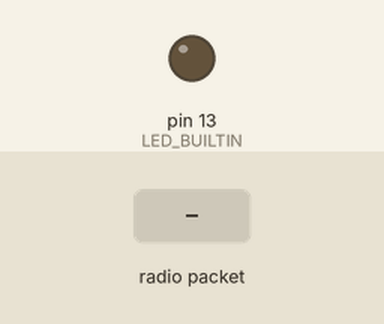
Simulated run of this sketch. Board: Arduino Uno, built with avr-gcc and run on an emulated ATmega328P. Parts: output pins drawn as LEDs (lit = HIGH). The inputs (shaded band) are chosen by the test bench. No radio packets arrive unless stated; what the sketch prints to the serial monitor is not drawn.

Above: at 1.2 s.
1.3 s: radio packet "1" arrives
At 1.55 s:
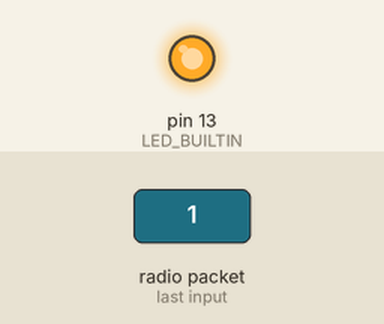
Timing chart, 0 to 4.3 s (numbered marks = the images above; inputs shaded):
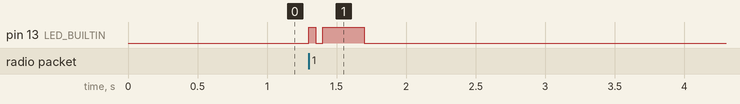

Measured:
- after the input at 1.3 s, pin 13 (LED_BUILTIN): LOW → HIGH at once, → LOW 0.05 s later, → HIGH 0.05 s later, → LOW 0.30 s later

The sketch:

receptor_rh433mhz.ino
```cpp
//Programa : Módulo RF Transmissor com Arduino Uno
//Autor : FILIPEFLOP - Arduino e Cia

#include <VirtualWire.h>

//Para receber
byte message[VW_MAX_MESSAGE_LEN];    // Armazena as mensagens recebidas
byte msgLength = VW_MAX_MESSAGE_LEN; // Armazena o tamanho das mensagens

String mensagem;

void setup()
{
  Serial.begin(9600);
  vw_set_rx_pin(5);// Porta de receber
  vw_setup(2000);             // Bits por segundo
  vw_rx_start();    // Inicializa o receptor
  Serial.println("Esperando o sinal...");

  pinMode(LED_BUILTIN, OUTPUT);
}

void loop()
{
  uint8_t message[VW_MAX_MESSAGE_LEN];
  uint8_t msgLength = VW_MAX_MESSAGE_LEN;

  if (vw_get_message(message, &msgLength)) // Non-blocking
  {
    digitalWrite(LED_BUILTIN, HIGH);
    delay(50);
    digitalWrite(LED_BUILTIN, LOW);
    delay(50);
    digitalWrite(LED_BUILTIN, HIGH);
    delay(300);
    digitalWrite(LED_BUILTIN, LOW);

    Serial.print("Recebido: ");

    for (int i = 0; i < msgLength; i++)
    {
      Serial.write(message[i]);
    }
    Serial.println();
  }
}
```
